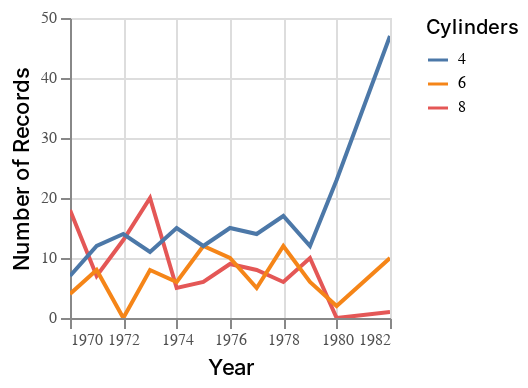

Notebook source saved alongside this figure:
### Code cell
import altair as alt
import pandas._libs.tslibs.timestamps
from pandas._libs.tslibs.timestamps import Timestamp
visData = pd.DataFrame({'Year': {0: Timestamp('1970-01-01 00:00:00'), 1: Timestamp('1970-01-01 00:00:00'), 2: Timestamp('1970-01-01 00:00:00'), 3: Timestamp('1971-01-01 00:00:00'), 4: Timestamp('1971-01-01 00:00:00'), 5: Timestamp('1971-01-01 00:00:00'), 6: Timestamp('1972-01-01 00:00:00'), 7: Timestamp('1972-01-01 00:00:00'), 8: Timestamp('1972-01-01 00:00:00'), 9: Timestamp('1973-01-01 00:00:00'), 10: Timestamp('1973-01-01 00:00:00'), 11: Timestamp('1973-01-01 00:00:00'), 12: Timestamp('1974-01-01 00:00:00'), 13: Timestamp('1974-01-01 00:00:00'), 14: Timestamp('1974-01-01 00:00:00'), 15: Timestamp('1975-01-01 00:00:00'), 16: Timestamp('1975-01-01 00:00:00'), 17: Timestamp('1975-01-01 00:00:00'), 18: Timestamp('1976-01-01 00:00:00'), 19: Timestamp('1976-01-01 00:00:00'), 20: Timestamp('1976-01-01 00:00:00'), 21: Timestamp('1977-01-01 00:00:00'), 22: Timestamp('1977-01-01 00:00:00'), 23: Timestamp('1977-01-01 00:00:00'), 24: Timestamp('1978-01-01 00:00:00'), 25: Timestamp('1978-01-01 00:00:00'), 26: Timestamp('1978-01-01 00:00:00'), 27: Timestamp('1979-01-01 00:00:00'), 28: Timestamp('1979-01-01 00:00:00'), 29: Timestamp('1979-01-01 00:00:00'), 30: Timestamp('1980-01-01 00:00:00'), 31: Timestamp('1980-01-01 00:00:00'), 32: Timestamp('1980-01-01 00:00:00'), 33: Timestamp('1982-01-01 00:00:00'), 34: Timestamp('1982-01-01 00:00:00'), 35: Timestamp('1982-01-01 00:00:00')}, 'Cylinders': {0: 8, 1: 6, 2: 4, 3: 8, 4: 6, 5: 4, 6: 8, 7: 6, 8: 4, 9: 8, 10: 6, 11: 4, 12: 8, 13: 6, 14: 4, 15: 6, 16: 4, 17: 8, 18: 4, 19: 6, 20: 8, 21: 4, 22: 6, 23: 8, 24: 8, 25: 4, 26: 6, 27: 4, 28: 6, 29: 8, 30: 6, 31: 8, 32: 4, 33: 4, 34: 8, 35: 6}, 'Record': {0: 18.0, 1: 4.0, 2: 7.0, 3: 7.0, 4: 8.0, 5: 12.0, 6: 13.0, 7: 0.0, 8: 14.0, 9: 20.0, 10: 8.0, 11: 11.0, 12: 5.0, 13: 6.0, 14: 15.0, 15: 12.0, 16: 12.0, 17: 6.0, 18: 15.0, 19: 10.0, 20: 9.0, 21: 14.0, 22: 5.0, 23: 8.0, 24: 6.0, 25: 17.0, 26: 12.0, 27: 12.0, 28: 6.0, 29: 10.0, 30: 2.0, 31: 0.0, 32: 23.0, 33: 47.0, 34: 1.0, 35: 10.0}})

chart = alt.Chart(visData).mark_line().encode(
    y = alt.Y('Record', type= 'quantitative', title='Number of Records'),
    x = alt.X('Year', type = 'temporal'),
)
chart = chart.interactive() # Enable Zooming and Panning
chart = chart.encode(color=alt.Color('Cylinders',type='nominal'))

chart = chart.configure_title(fontWeight=500,fontSize=13,font='Helvetica Neue')
chart = chart.configure_axis(titleFontWeight=500,titleFontSize=11,titleFont='Helvetica Neue',
			labelFontWeight=400,labelFontSize=8,labelFont='Helvetica Neue',labelColor='#505050')
chart = chart.configure_legend(titleFontWeight=500,titleFontSize=10,titleFont='Helvetica Neue',
			labelFontWeight=400,labelFontSize=8,labelFont='Helvetica Neue')
chart = chart.properties(width=160,height=150)

chart

### Figure 1 — Vega-Lite specification as saved in the notebook (floating-point values rounded to 4 significant figures)
{"config": {"view": {"continuousWidth": 400, "continuousHeight": 300}, "axis": {"labelColor": "#505050", "labelFont": "Helvetica Neue", "labelFontSize": 8, "labelFontWeight": 400, "titleFont": "Helvetica Neue", "titleFontSize": 11, "titleFontWeight": 500}, "legend": {"labelFont": "Helvetica Neue", "labelFontSize": 8, "labelFontWeight": 400, "titleFont": "Helvetica Neue", "titleFontSize": 10, "titleFontWeight": 500}, "title": {"font": "Helvetica Neue", "fontSize": 13, "fontWeight": 500}}, "data": {"name": "data-1bcbee00a263b583f5c4182060b2b28d"}, "mark": "line", "encoding": {"color": {"type": "nominal", "field": "Cylinders"}, "x": {"type": "temporal", "field": "Year"}, "y": {"type": "quantitative", "field": "Record", "title": "Number of Records"}}, "height": 150, "selection": {"selector066": {"type": "interval", "bind": "scales", "encodings": ["x", "y"]}}, "width": 160, "$schema": "https://vega.github.io/schema/vega-lite/v4.8.1.json", "datasets": {"data-1bcbee00a263b583f5c4182060b2b28d": [{"Year": "1970-01-01T00:00:00", "Cylinders": 8, "Record": 18.0}, {"Year": "1970-01-01T00:00:00", "Cylinders": 6, "Record": 4.0}, {"Year": "1970-01-01T00:00:00", "Cylinders": 4, "Record": 7.0}, {"Year": "1971-01-01T00:00:00", "Cylinders": 8, "Record": 7.0}, {"Year": "1971-01-01T00:00:00", "Cylinders": 6, "Record": 8.0}, {"Year": "1971-01-01T00:00:00", "Cylinders": 4, "Record": 12.0}, {"Year": "1972-01-01T00:00:00", "Cylinders": 8, "Record": 13.0}, {"Year": "1972-01-01T00:00:00", "Cylinders": 6, "Record": 0.0}, {"Year": "1972-01-01T00:00:00", "Cylinders": 4, "Record": 14.0}, {"Year": "1973-01-01T00:00:00", "Cylinders": 8, "Record": 20.0}, {"Year": "1973-01-01T00:00:00", "Cylinders": 6, "Record": 8.0}, {"Year": "1973-01-01T00:00:00", "Cylinders": 4, "Record": 11.0}, {"Year": "1974-01-01T00:00:00", "Cylinders": 8, "Record": 5.0}, {"Year": "1974-01-01T00:00:00", "Cylinders": 6, "Record": 6.0}, {"Year": "1974-01-01T00:00:00", "Cylinders": 4, "Record": 15.0}, {"Year": "1975-01-01T00:00:00", "Cylinders": 6, "Record": 12.0}, {"Year": "1975-01-01T00:00:00", "Cylinders": 4, "Record": 12.0}, {"Year": "1975-01-01T00:00:00", "Cylinders": 8, "Record": 6.0}, {"Year": "1976-01-01T00:00:00", "Cylinders": 4, "Record": 15.0}, {"Year": "1976-01-01T00:00:00", "Cylinders": 6, "Record": 10.0}, {"Year": "1976-01-01T00:00:00", "Cylinders": 8, "Record": 9.0}, {"Year": "1977-01-01T00:00:00", "Cylinders": 4, "Record": 14.0}, {"Year": "1977-01-01T00:00:00", "Cylinders": 6, "Record": 5.0}, {"Year": "1977-01-01T00:00:00", "Cylinders": 8, "Record": 8.0}, {"Year": "1978-01-01T00:00:00", "Cylinders": 8, "Record": 6.0}, {"Year": "1978-01-01T00:00:00", "Cylinders": 4, "Record": 17.0}, {"Year": "1978-01-01T00:00:00", "Cylinders": 6, "Record": 12.0}, {"Year": "1979-01-01T00:00:00", "Cylinders": 4, "Record": 12.0}, {"Year": "1979-01-01T00:00:00", "Cylinders": 6, "Record": 6.0}, {"Year": "1979-01-01T00:00:00", "Cylinders": 8, "Record": 10.0}, {"Year": "1980-01-01T00:00:00", "Cylinders": 6, "Record": 2.0}, {"Year": "1980-01-01T00:00:00", "Cylinders": 8, "Record": 0.0}, {"Year": "1980-01-01T00:00:00", "Cylinders": 4, "Record": 23.0}, {"Year": "1982-01-01T00:00:00", "Cylinders": 4, "Record": 47.0}, {"Year": "1982-01-01T00:00:00", "Cylinders": 8, "Record": 1.0}, {"Year": "1982-01-01T00:00:00", "Cylinders": 6, "Record": 10.0}]}}
